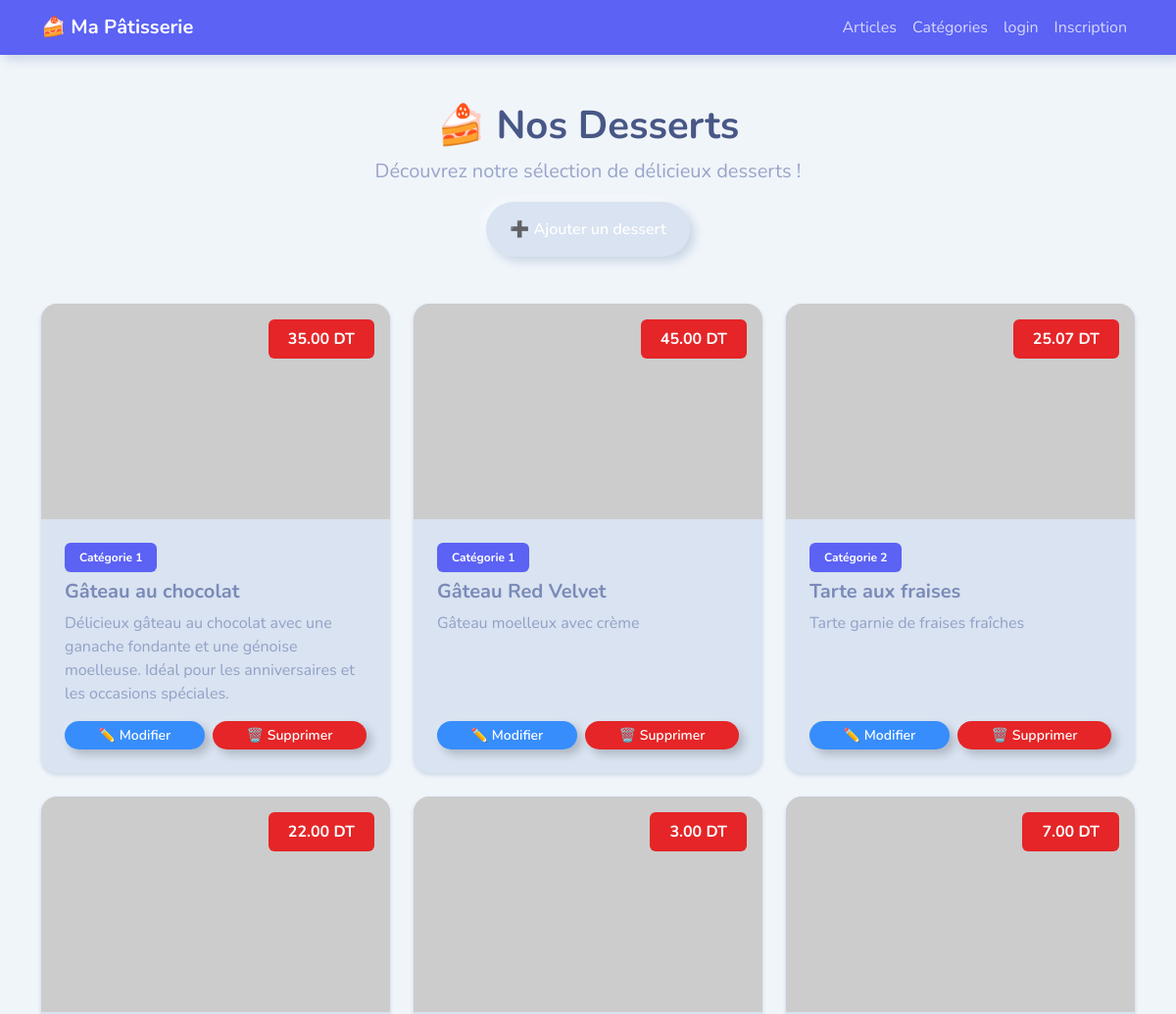
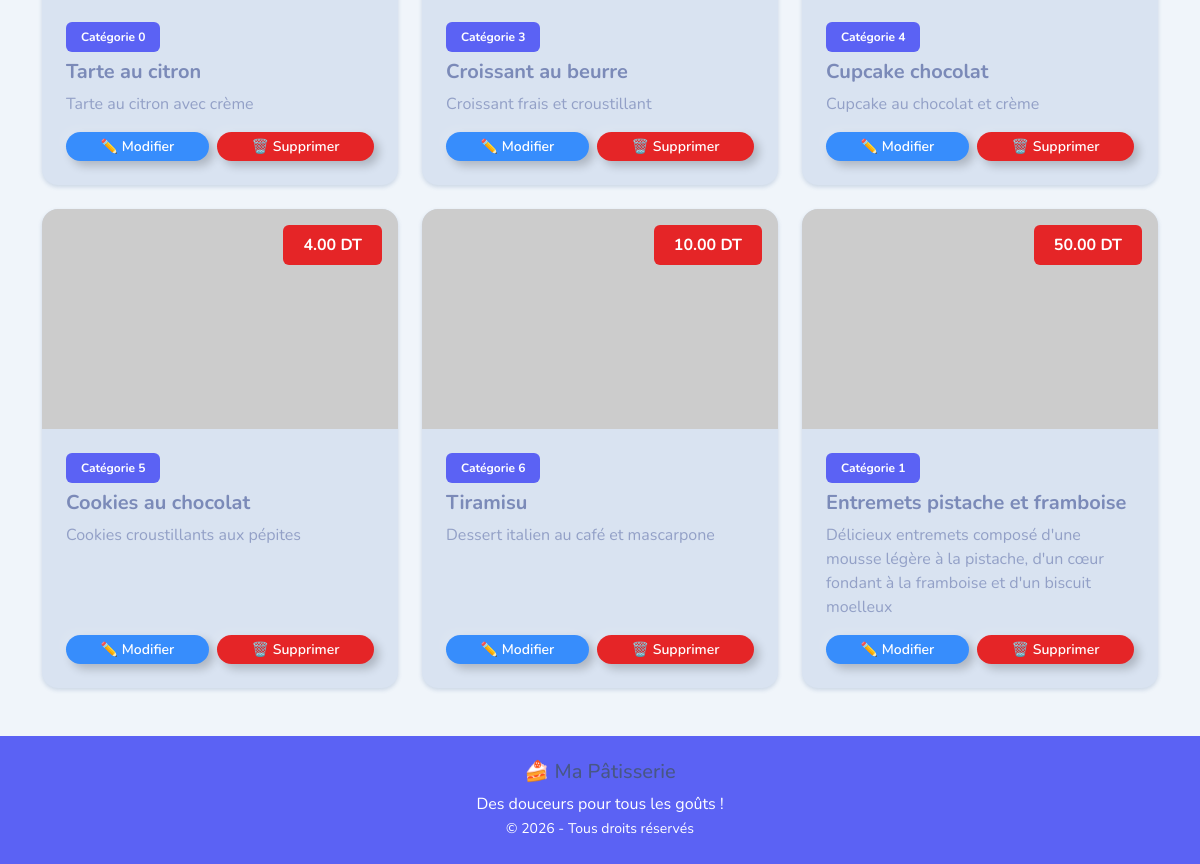
/liste_article.php, run on the app's committed database (2 pictures, top to bottom).
### tables this page shows
CREATE TABLE `articles` (
  `id_article` int(11) NOT NULL,
  `nom_article` varchar(150) NOT NULL,
  `description` text NOT NULL,
  `prix` decimal(10,2) NOT NULL,
  `image` varchar(255) NOT NULL,
  `id_categories` int(11) NOT NULL
);

### liste_article.php (the view, shortened to what this page needs)
<?php
require 'connexion.php';
?>
<div class="text-center mb-5">
    <h1 class="fw-bold">🍰 Nos Desserts</h1>
    <p class="text-muted fs-5">Découvrez notre sélection de délicieux desserts !</p>
    <a class="btn btn-info text-white rounded-pill px-4" href="form_ajout.php">
        ➕ Ajouter un dessert
    </a>
</div>
<div class="row g-4">
    <?php
    try {
        $pdostat = $pdo->query("SELECT * FROM articles");
        foreach ($pdostat as $ligne) {
            $image = htmlspecialchars($ligne['image']);
            $nom   = htmlspecialchars($ligne['nom_article']);
            $desc  = htmlspecialchars($ligne['description']);
            $prix  = htmlspecialchars($ligne['prix']);
            $cat   = htmlspecialchars($ligne['id_categories']);
            $id    = (int)$ligne['id_article'];
            echo '
        <div class="col-md-6 col-lg-4">
            <div class="card dessert-card h-100 border-0 shadow-sm rounded-4 overflow-hidden">
                <div class="position-relative">
                         <img src="' . htmlspecialchars($image) . '"
     class="card-img-top dessert-img"
     alt="' . $nom . '"
     onerror="this.src=\'https://placehold.co/600x400?text=Dessert\'">
                    <span class="badge bg-danger position-absolute top-0 end-0 m-3 fs-6">' . $prix . ' DT</span>
                </div>
                <div class="card-body d-flex flex-column">
                    <span class="badge bg-info text-white align-self-start mb-2">Catégorie ' . $cat . '</span>
                    <h5 class="card-title fw-bold">' . $nom . '</h5>
                    <p class="card-text text-muted">' . $desc . '</p>
                    <div class="mt-auto d-flex gap-2">
                        <a class="btn btn-outline-primary btn-sm flex-fill rounded-pill"
                           href="form_modif.php?id_article=' . $id . '">✏️ Modifier</a>
                        <a class="btn btn-outline-danger btn-sm flex-fill rounded-pill"
                           href="supp_article.php?id_article=' . $id . '"
                           onclick="return confirm(\'Supprimer ce dessert ?\');">🗑️ Supprimer</a>
                    </div>
                </div>
            </div>
        </div>';
        }
    } catch (Exception $e) {
        echo '<div class="col-12"><div class="alert alert-danger">ERREUR : ' . htmlspecialchars($e->getMessage()) . '</div></div>';
    }
    ?>
</div>
<?php
$content = ob_get_clean();
include 'layout.php';

### layout.php (shortened to what this page needs)
<!DOCTYPE html>
<html lang="fr">
<head>
    <link rel="stylesheet"
href="https://cdn.jsdelivr.net/npm/bootswatch@5.3.8/dist/morph/bootstrap.min.css">
</head>
</head>
<body class="bg-light">
<nav class="navbar navbar-expand-lg navbar-dark bg-info shadow">
    <div class="container">
        <a class="navbar-brand fw-bold" href="accueil.php">🍰 Ma Pâtisserie</a>
        <div class="collapse navbar-collapse" id="navbarMenu">
            <ul class="navbar-nav ms-auto">
                <li class="nav-item"><a class="nav-link" href="article.php">Articles</a></li>
                <li class="nav-item"><a class="nav-link" href="categories.php">Catégories</a></li>
                <li class="nav-item"><a class="nav-link" href="login.php">login</a></li>
                <li class="nav-item">
    <a class="nav-link" href="inscription.php">Inscription</a>
</li>
            </ul>
        </div>
    </div>
</nav>
<main class="container my-5">
    <?php echo $content; ?>
</main>
<footer class="bg-info text-white text-center p-4 mt-5">
    <h5>🍰 Ma Pâtisserie</h5>
    <p class="mb-0">Des douceurs pour tous les goûts !</p>
    <small>© 2026 - Tous droits réservés</small>
</footer>
</body>
</html>

### liste_article.php (style rules this page uses)
.dessert-card { transition: transform .2s, box-shadow .2s; }
.dessert-img { height: 220px; object-fit: cover; }

### data on the page
articles: prix "35.00", id_categories "1", nom_article "Gâteau au chocolat", description "Délicieux gâteau au chocolat avec une ganache fondante et une génoise moelleuse. Idéal pour les anniversaires et les occasions spéciales."
articles: prix "45.00", id_categories "1", nom_article "Gâteau Red Velvet", description "Gâteau moelleux avec crème"
articles: prix "25.07", id_categories "2", nom_article "Tarte aux fraises", description "Tarte garnie de fraises fraîches"
articles: prix "22.00", id_categories "0", nom_article "Tarte au citron", description "Tarte au citron avec crème"
articles: prix "3.00", id_categories "3", nom_article "Croissant au beurre", description "Croissant frais et croustillant"
articles: prix "7.00", id_categories "4", nom_article "Cupcake chocolat", description "Cupcake au chocolat et crème"
articles: prix "4.00", id_categories "5", nom_article "Cookies au chocolat", description "Cookies croustillants aux pépites"
articles: prix "10.00", id_categories "6", nom_article "Tiramisu", description "Dessert italien au café et mascarpone"
articles: prix "50.00", id_categories "1", nom_article "Entremets pistache et framboise", description "Délicieux entremets composé d'une mousse légère à la pistache, d'un cœur fondant à la framboise et d'un biscuit moelleux"
